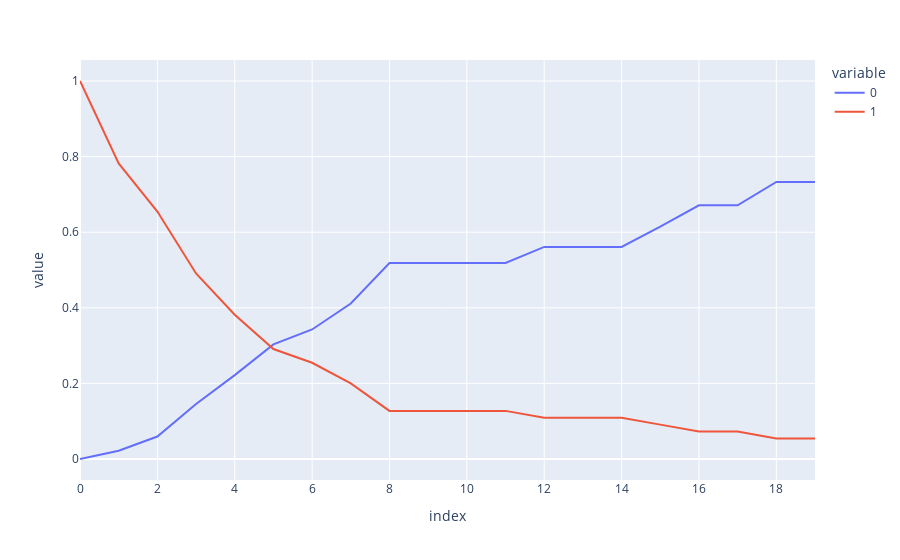

This figure's notebook cell:
### Code cell
import plotly.express as px
px.line(criba)

### Figure 1 — Plotly figure (JSON) as saved in the notebook; plotly's stock layout.template omitted (floating-point values rounded to 4 significant figures)
{"data": [{"hovertemplate": "variable=0<br>index=%{x}<br>value=%{y}<extra></extra>", "legendgroup": "0", "line": {"color": "#636efa", "dash": "solid"}, "marker": {"symbol": "circle"}, "mode": "lines", "name": "0", "orientation": "v", "showlegend": true, "type": "scatter", "x": [0, 1, 2, 3, 4, 5, 6, 7, 8, 9, 10, 11, 12, 13, 14, 15, 16, 17, 18, 19], "xaxis": "x", "y": [0, 0.02166, 0.05953, 0.1457, 0.2218, 0.3033, 0.3426, 0.4114, 0.5185, 0.5185, 0.5185, 0.5185, 0.5611, 0.5611, 0.5611, 0.6148, 0.6712, 0.6712, 0.7331, 0.7331], "yaxis": "y"}, {"hovertemplate": "variable=1<br>index=%{x}<br>value=%{y}<extra></extra>", "legendgroup": "1", "line": {"color": "#EF553B", "dash": "solid"}, "marker": {"symbol": "circle"}, "mode": "lines", "name": "1", "orientation": "v", "showlegend": true, "type": "scatter", "x": [0, 1, 2, 3, 4, 5, 6, 7, 8, 9, 10, 11, 12, 13, 14, 15, 16, 17, 18, 19], "xaxis": "x", "y": [1, 0.7818, 0.6545, 0.4909, 0.3818, 0.2909, 0.2545, 0.2, 0.1273, 0.1273, 0.1273, 0.1273, 0.1091, 0.1091, 0.1091, 0.09091, 0.07273, 0.07273, 0.05455, 0.05455], "yaxis": "y"}], "layout": {"legend": {"title": {"text": "variable"}, "tracegroupgap": 0}, "margin": {"t": 60}, "xaxis": {"anchor": "y", "domain": [0, 1], "title": {"text": "index"}}, "yaxis": {"anchor": "x", "domain": [0, 1], "title": {"text": "value"}}}}
